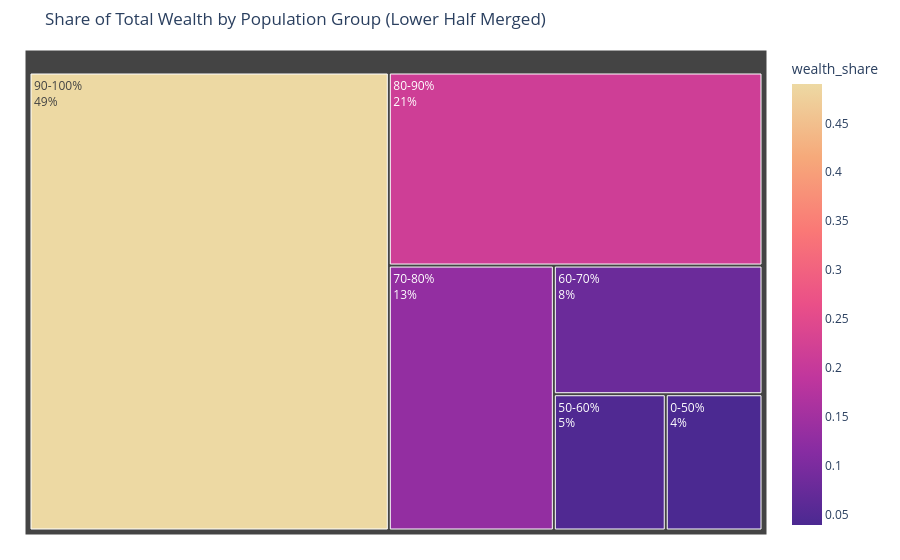

Notebook source saved alongside this figure:
### Markdown cell above
It is often a good thing to work with consistent "bins", meaning a division of the data into subsets of equal size (here into 10 subsets, each representing 10% of the population). But sometimes it can help to choose differen splits to highlight particular biases or extremes. Here, for instance, it may help to combine the lower-wealth-half of the population (0-50%) to strenghten the picture and to avoid the issue with negative values.

### Code cell
# Create merged groups for a second visualization
wealth_df["treemap_group"] = wealth_df["decile"].astype(str).replace({
    "0-10%": "0-50%",
    "10-20%": "0-50%",
    "20-30%": "0-50%",
    "30-40%": "0-50%",
    "40-50%": "0-50%",
})

wealth_share_merged = (
    wealth_df.groupby("treemap_group")["wealth"]
    .sum()
    .reset_index(name="wealth_sum")
)

wealth_share_merged["wealth_share"] = (
    wealth_share_merged["wealth_sum"] / wealth_share_merged["wealth_sum"].sum()
)

wealth_share_merged = wealth_share_merged.rename(columns={
    "treemap_group": "Percentile"
})

group_order = ["0-50%", "50-60%", "60-70%", "70-80%", "80-90%", "90-100%"]
wealth_share_merged["Percentile"] = pd.Categorical(
    wealth_share_merged["Percentile"],
    categories=group_order,
    ordered=True
)
wealth_share_merged = wealth_share_merged.sort_values("Percentile")

fig = px.treemap(
    wealth_share_merged,
    path=["Percentile"],
    values="wealth_share",
    color="wealth_share",
    color_continuous_scale="Agsunset",
    title="Share of Total Wealth by Population Group (Lower Half Merged)"
)

fig.update_traces(
    textinfo="label+percent entry",
    hovertemplate="<b>%{label}</b><br>Wealth share: %{value:.2%}<extra></extra>"
)

fig.update_layout(margin=dict(t=50, l=25, r=25, b=25))
fig.show()

### Figure 1 — Plotly figure (JSON) as saved in the notebook; plotly's stock layout.template omitted (floating-point values rounded to 4 significant figures)
{"data": [{"branchvalues": "total", "customdata": [[0.03927], [0.04543], [0.07997], [0.1302], [0.2149], [0.4902]], "domain": {"x": [0, 1], "y": [0, 1]}, "hovertemplate": "<b>%{label}</b><br>Wealth share: %{value:.2%}<extra></extra>", "ids": ["0-50%", "50-60%", "60-70%", "70-80%", "80-90%", "90-100%"], "labels": ["0-50%", "50-60%", "60-70%", "70-80%", "80-90%", "90-100%"], "marker": {"coloraxis": "coloraxis", "colors": [0.03927, 0.04543, 0.07997, 0.1302, 0.2149, 0.4902]}, "name": "", "parents": ["", "", "", "", "", ""], "textinfo": "label+percent entry", "type": "treemap", "values": [0.03927, 0.04543, 0.07997, 0.1302, 0.2149, 0.4902]}], "layout": {"coloraxis": {"colorbar": {"title": {"text": "wealth_share"}}, "colorscale": [[0, "rgb(75, 41, 145)"], [0.1667, "rgb(135, 44, 162)"], [0.3333, "rgb(192, 54, 157)"], [0.5, "rgb(234, 79, 136)"], [0.6667, "rgb(250, 120, 118)"], [0.8333, "rgb(246, 169, 122)"], [1, "rgb(237, 217, 163)"]]}, "legend": {"tracegroupgap": 0}, "margin": {"b": 25, "l": 25, "r": 25, "t": 50}, "title": {"text": "Share of Total Wealth by Population Group (Lower Half Merged)"}}}
